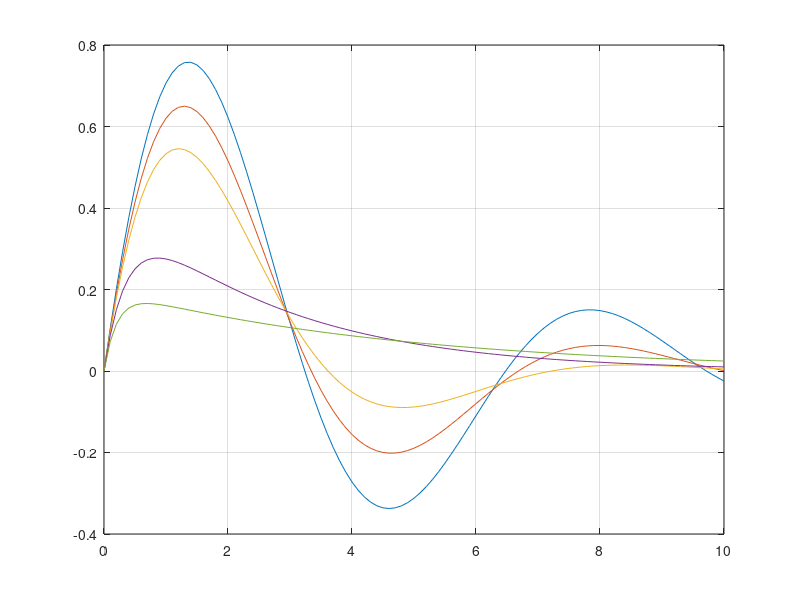

The MATLAB source for this figure:
t = [0: .1:10]';
y1 = 1.1 * exp(-0.25*t) .* sin(0.97*t);
y2 = 1.09 * exp(-0.35*t) .* sin(0.94*t);
y3 = 1.15 * exp(-0.5*t) .* sin(0.87*t);
y4 = 0.45 * (exp(-0.38*t) - exp(-2.62*t));
y5 = 0.20 * (exp(-0.21*t) - exp(-4.80*t));
Y = [y1, y2, y3, y4, y5 ];
plot(t, Y );
ylim([-0.4, 0.8]);
grid on
clear